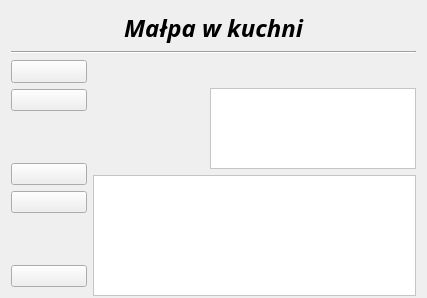
<?xml version="1.0" encoding="UTF-8"?>
<ui version="4.0">
 <class>MainWindow</class>
 <widget class="QMainWindow" name="MainWindow">
  <property name="geometry">
   <rect>
    <x>0</x>
    <y>0</y>
    <width>427</width>
    <height>298</height>
   </rect>
  </property>
  <property name="minimumSize">
   <size>
    <width>383</width>
    <height>298</height>
   </size>
  </property>
  <property name="baseSize">
   <size>
    <width>383</width>
    <height>298</height>
   </size>
  </property>
  <property name="windowTitle">
   <string>MainWindow</string>
  </property>
  <property name="styleSheet">
   <string notr="true">background: black url(E:/bcgnd.png);
background-position: center;
file-icon: url(E:/image1.png);</string>
  </property>
  <widget class="QWidget" name="centralWidget">
   <layout class="QGridLayout" name="gridLayout">
    <item row="0" column="0" colspan="3">
     <widget class="QLabel" name="app_name">
      <property name="font">
       <font>
        <family>Monotype Corsiva</family>
        <pointsize>18</pointsize>
        <weight>75</weight>
        <italic>true</italic>
        <bold>true</bold>
       </font>
      </property>
      <property name="styleSheet">
       <string notr="true">background: transparent;
border-image: url(E:/image2.png);
border-left: 87,5px;
border-right: 87,5px;</string>
      </property>
      <property name="text">
       <string>&lt;html&gt;&lt;head/&gt;&lt;body&gt;&lt;p&gt;Małpa w kuchni&lt;/p&gt;&lt;/body&gt;&lt;/html&gt;</string>
      </property>
      <property name="alignment">
       <set>Qt::AlignCenter</set>
      </property>
     </widget>
    </item>
    <item row="1" column="0" colspan="3">
     <widget class="Line" name="line">
      <property name="orientation">
       <enum>Qt::Horizontal</enum>
      </property>
     </widget>
    </item>
    <item row="2" column="0" rowspan="4">
     <layout class="QVBoxLayout" name="verticalLayout">
      <item>
       <widget class="QPushButton" name="RecipiesBtn">
        <property name="minimumSize">
         <size>
          <width>76</width>
          <height>23</height>
         </size>
        </property>
        <property name="styleSheet">
         <string notr="true">background: transparent url(E:/btnPrzep.png);</string>
        </property>
        <property name="text">
         <string/>
        </property>
       </widget>
      </item>
      <item>
       <widget class="QPushButton" name="useIngridientBtn">
        <property name="styleSheet">
         <string notr="true">background: transparent url(E:/btnSkl.png);</string>
        </property>
        <property name="text">
         <string/>
        </property>
       </widget>
      </item>
      <item>
       <spacer name="verticalSpacer">
        <property name="orientation">
         <enum>Qt::Vertical</enum>
        </property>
        <property name="sizeHint" stdset="0">
         <size>
          <width>20</width>
          <height>40</height>
         </size>
        </property>
       </spacer>
      </item>
      <item>
       <widget class="QPushButton" name="addRecipeBtn">
        <property name="styleSheet">
         <string notr="true">background: transparent url(E:/btnDod.png);</string>
        </property>
        <property name="text">
         <string/>
        </property>
       </widget>
      </item>
      <item>
       <widget class="QPushButton" name="removeRecipeBtn">
        <property name="styleSheet">
         <string notr="true">background: transparent url(E:/btnUsu.png);</string>
        </property>
        <property name="text">
         <string/>
        </property>
       </widget>
      </item>
      <item>
       <spacer name="verticalSpacer_2">
        <property name="orientation">
         <enum>Qt::Vertical</enum>
        </property>
        <property name="sizeHint" stdset="0">
         <size>
          <width>20</width>
          <height>40</height>
         </size>
        </property>
       </spacer>
      </item>
      <item>
       <widget class="QPushButton" name="aboutBtn">
        <property name="styleSheet">
         <string notr="true">background: transparent url(E:/btnOPr.png);</string>
        </property>
        <property name="text">
         <string/>
        </property>
       </widget>
      </item>
     </layout>
    </item>
    <item row="3" column="1" colspan="2">
     <widget class="QLabel" name="recipeNameLabel">
      <property name="enabled">
       <bool>true</bool>
      </property>
      <property name="sizePolicy">
       <sizepolicy hsizetype="Expanding" vsizetype="Fixed">
        <horstretch>0</horstretch>
        <verstretch>0</verstretch>
       </sizepolicy>
      </property>
      <property name="minimumSize">
       <size>
        <width>111</width>
        <height>16</height>
       </size>
      </property>
      <property name="font">
       <font>
        <pointsize>11</pointsize>
       </font>
      </property>
      <property name="styleSheet">
       <string notr="true">background: transparent;</string>
      </property>
      <property name="text">
       <string/>
      </property>
      <property name="alignment">
       <set>Qt::AlignCenter</set>
      </property>
     </widget>
    </item>
    <item row="4" column="1">
     <widget class="QLabel" name="photoLabel">
      <property name="sizePolicy">
       <sizepolicy hsizetype="Expanding" vsizetype="Expanding">
        <horstretch>0</horstretch>
        <verstretch>0</verstretch>
       </sizepolicy>
      </property>
      <property name="minimumSize">
       <size>
        <width>111</width>
        <height>81</height>
       </size>
      </property>
      <property name="styleSheet">
       <string notr="true">background: transparent;</string>
      </property>
      <property name="text">
       <string/>
      </property>
      <property name="scaledContents">
       <bool>true</bool>
      </property>
      <property name="alignment">
       <set>Qt::AlignCenter</set>
      </property>
     </widget>
    </item>
    <item row="4" column="2">
     <widget class="QListView" name="recipeIngridients">
      <property name="minimumSize">
       <size>
        <width>161</width>
        <height>81</height>
       </size>
      </property>
      <property name="styleSheet">
       <string notr="true">background: white;</string>
      </property>
      <property name="editTriggers">
       <set>QAbstractItemView::NoEditTriggers</set>
      </property>
      <property name="showDropIndicator" stdset="0">
       <bool>false</bool>
      </property>
      <property name="selectionMode">
       <enum>QAbstractItemView::NoSelection</enum>
      </property>
     </widget>
    </item>
    <item row="5" column="1" colspan="2">
     <widget class="QTextBrowser" name="recipeTxt">
      <property name="minimumSize">
       <size>
        <width>281</width>
        <height>121</height>
       </size>
      </property>
      <property name="styleSheet">
       <string notr="true">background: white;</string>
      </property>
     </widget>
    </item>
   </layout>
   <zorder>line</zorder>
   <zorder>recipeNameLabel</zorder>
   <zorder>photoLabel</zorder>
   <zorder>recipeIngridients</zorder>
   <zorder>recipeTxt</zorder>
   <zorder>app_name</zorder>
  </widget>
 </widget>
 <layoutdefault spacing="6" margin="11"/>
 <resources/>
 <connections/>
</ui>
